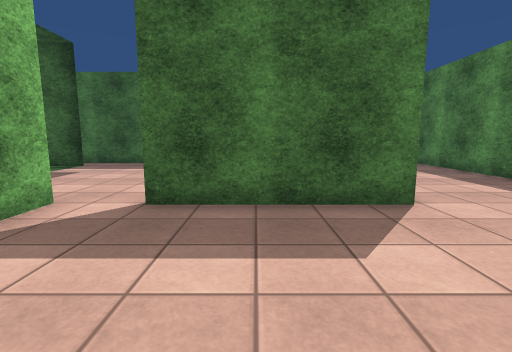
View 1 (above)

22 first-person views from a walk through a scene from a Unity 3-D project. The camera is 1.2 m above the floor, tilts 8° down and sees 85° across. The floor is counted in squares, 1 m on a side. Each view is taken from the middle of a square. On the plan, view 1 faces up. The plan holds only what a view shows up to about 13 squares ahead; the rest is blank. The place goes on beyond the plan. The player is left out. Surface patterns are stand-ins for the level's own textures.

View 2
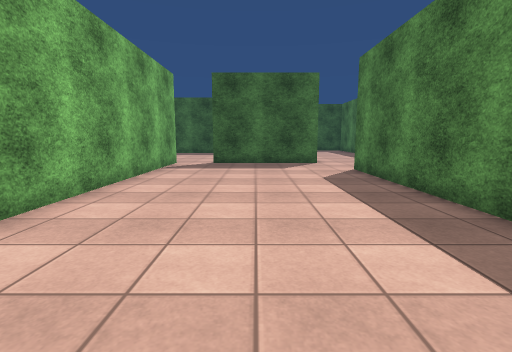

View 3
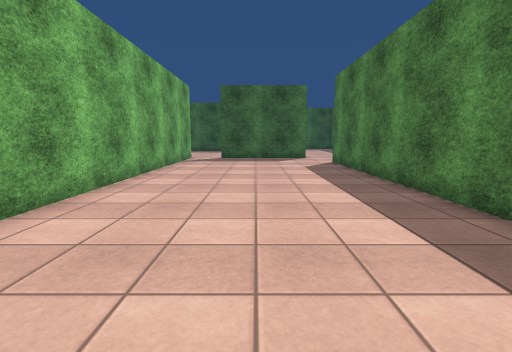

View 4
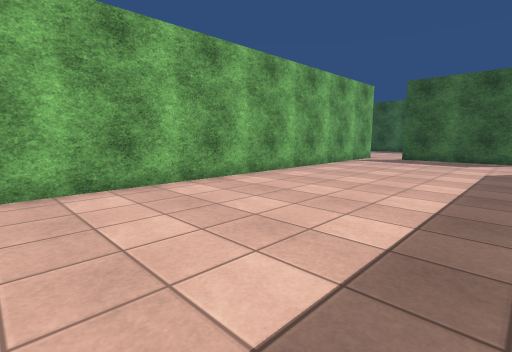

View 5
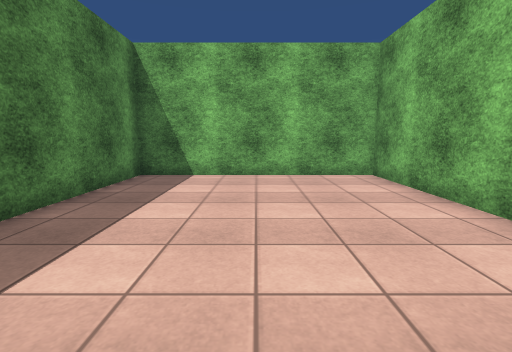

View 6
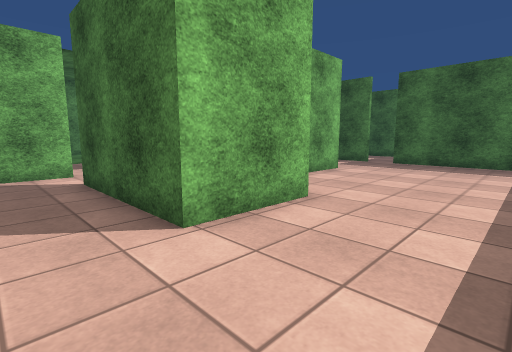

View 7
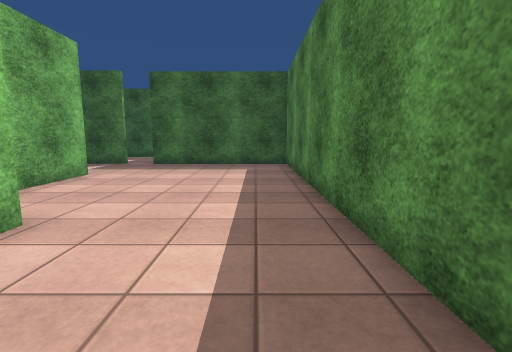

View 8
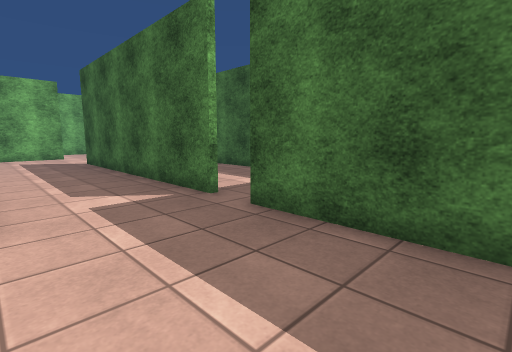

View 9
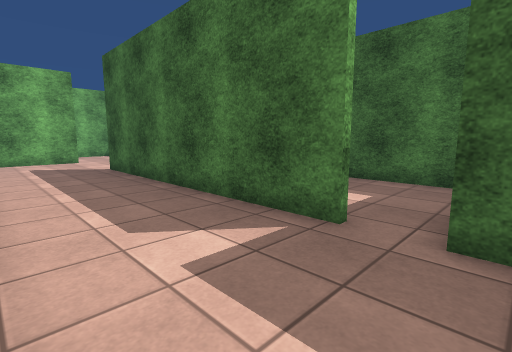

View 10
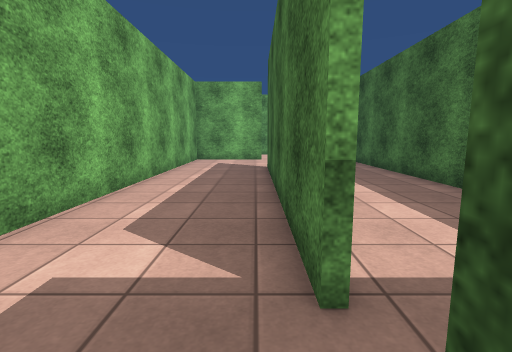

View 11
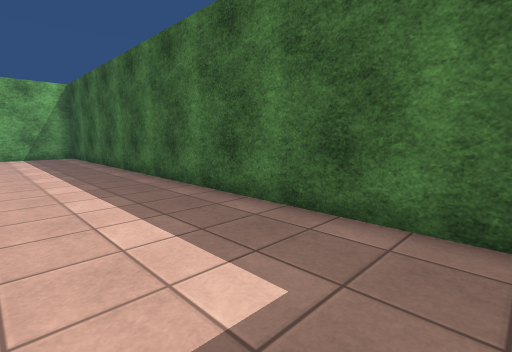

View 12
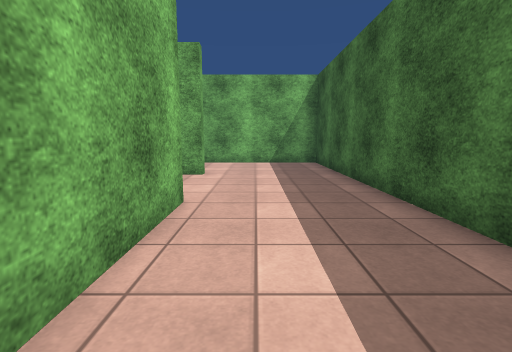

View 13
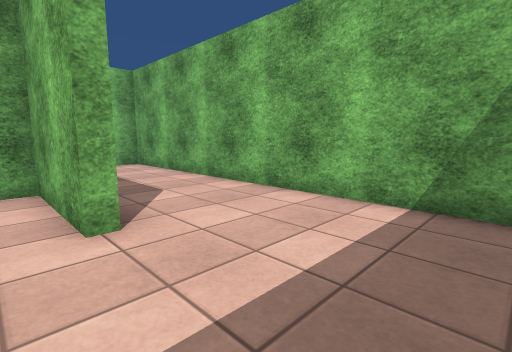

View 14
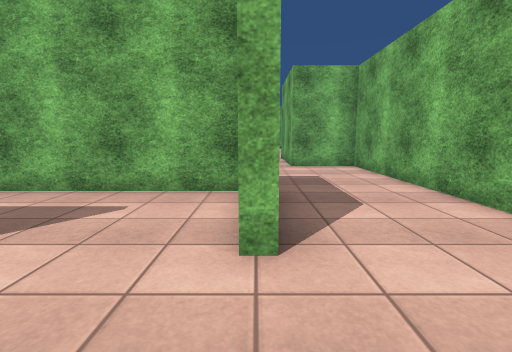

View 15
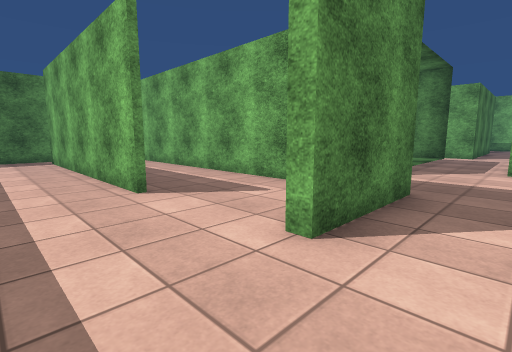

View 16
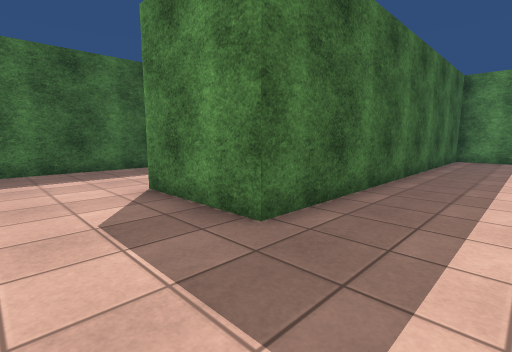

View 17
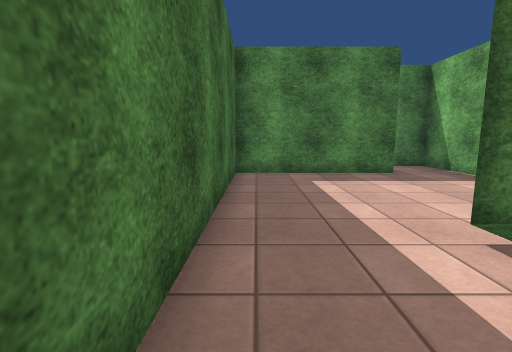

View 18
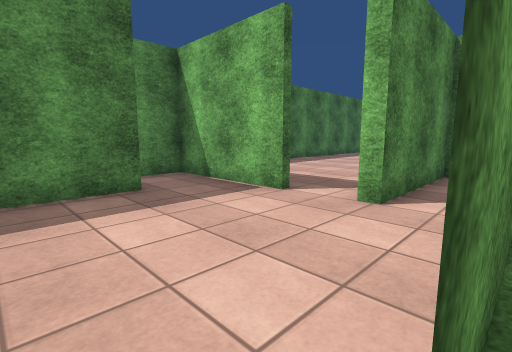

View 19
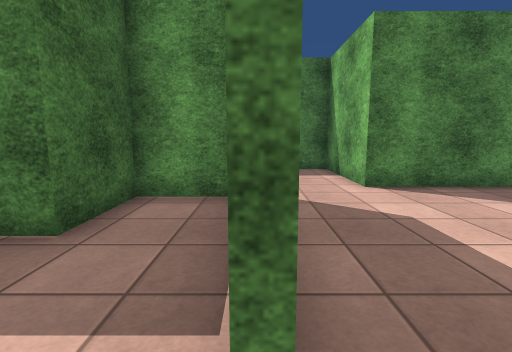

View 20
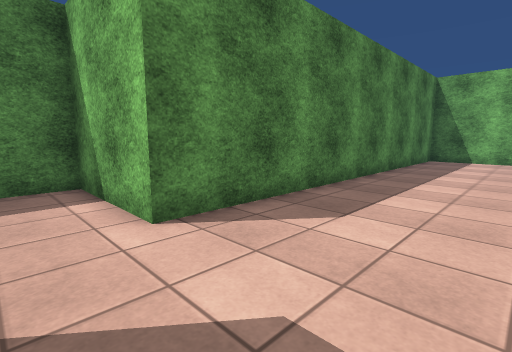

View 21
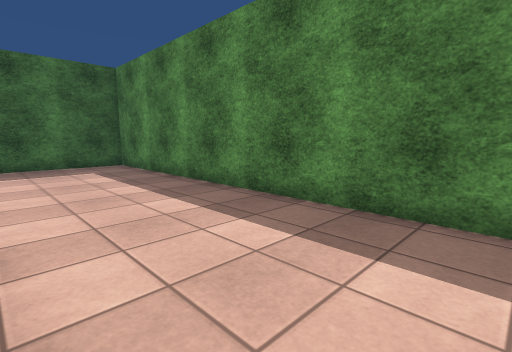

View 22
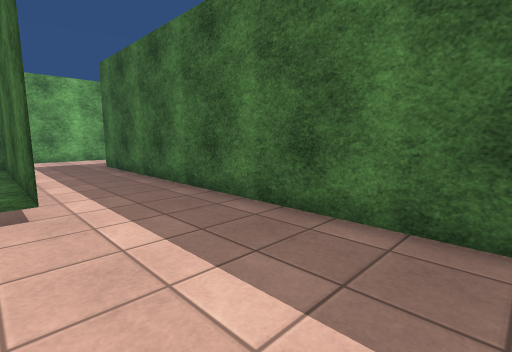

### Floor plan
Key: @ floor where view 1 was taken; # wall or solid block; . floor; = window, fence, low wall or low ledge.
Columns run from 17 left of view 1 to 7 right of it. Each row starts with its distance up from view 1.
 21 ###################
 20 #..................
 19 #..................
 18 #..................#
 17 #.......##########.######
 16 #...#...................#
 15 #...#...................#
 14 #...#...................#
 13 #...##############......#
 12 #................#......#
 11 #................#......#
 10 #................#......#
  9 #....#=====#.....#......#
  8 #....      #.....###....#
  7 ###..      #.......##...#
  6   #..       ........#...#
  5    ..       ....#####...#
  4    ..#      .#..........#
  3    ..       .#..........#
  2             .#.......####
  1              #.......#
  0              #...@...#
 -1              #.......#
 -2              #.......#
 -3              #.......#
 -4              #.......#
 -5              #.......#
 -6              #.......#
 -7              #.......#
 -8              #.......#
 -9              #.......#
-10              #.......#
-11              #.......#
-12              #########

Positions as (right, up) in squares from view 1, and headings:
1: (0, 0), facing up
2: (0, -8), facing up
3: (0, -11), facing up
4: (3, -11), facing up-left
5: (0, -3), facing down
6: (6, 3), facing up-left
7: (6, 4), facing up
8: (5, 13), facing up-left
9: (2, 13), facing up-left
10: (2, 16), facing left
11: (1, 17), facing up-left
12: (-4, 18), facing left
13: (-12, 20), facing down-left
14: (-13, 19), facing down
15: (-15, 19), facing down-right
16: (-16, 10), facing up-right
17: (-9, 12), facing right
18: (-6, 10), facing down-right
19: (-3, 5), facing right
20: (0, 4), facing down-right
21: (3, 4), facing up-right
22: (-1, 9), facing up-left
